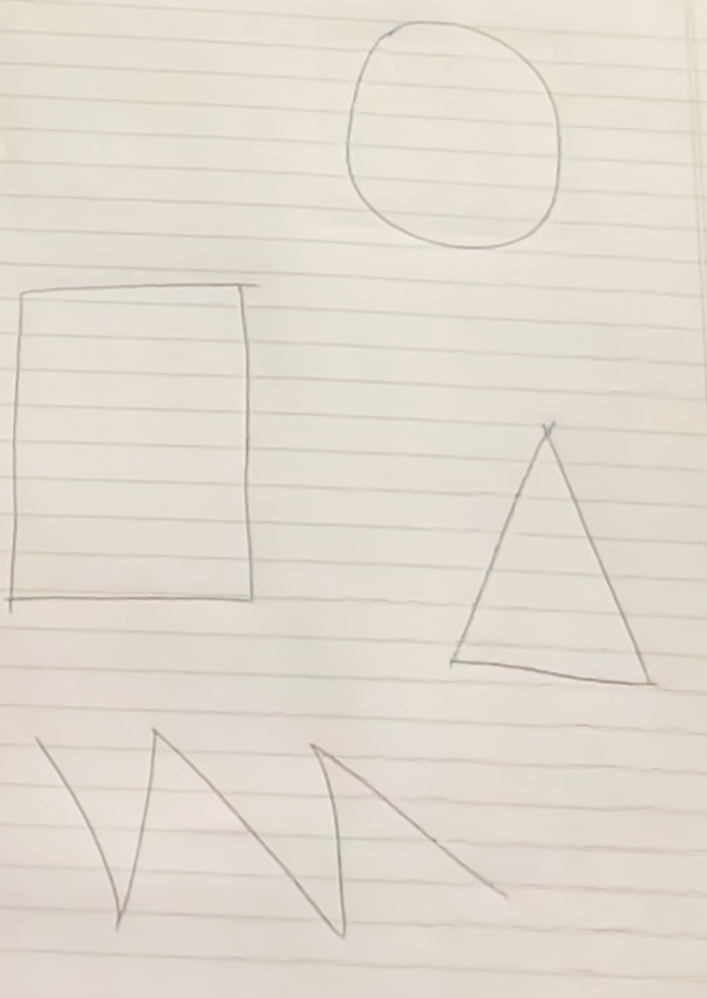
#> input picture image_processing_2/random_images/sample_shapes.png, 707 x 998 px, shrunk from 1007 x 1421 before the run
$ python custom_detect.py   (older library calls are emulated)
#> lines starting #> are read from the running program, lines starting #| are printed output that depends on the picture; after the words box and inside, x2 and y2 are one past the last pixel; in counts of white or black regions, pixels touching at a corner belong together
import cv2
import numpy as np

image = cv2.imread('random_images/sample_shapes.png')
#> image is the input picture: shape (998, 707, 3); mean B, G, R 207.7, 218.2, 225.5
gray_image = cv2.cvtColor(image, cv2.COLOR_BGR2GRAY)

# make binary version of image
ret, bw = cv2.threshold(gray_image, 128, 255, cv2.THRESH_BINARY_INV + cv2.THRESH_OTSU)
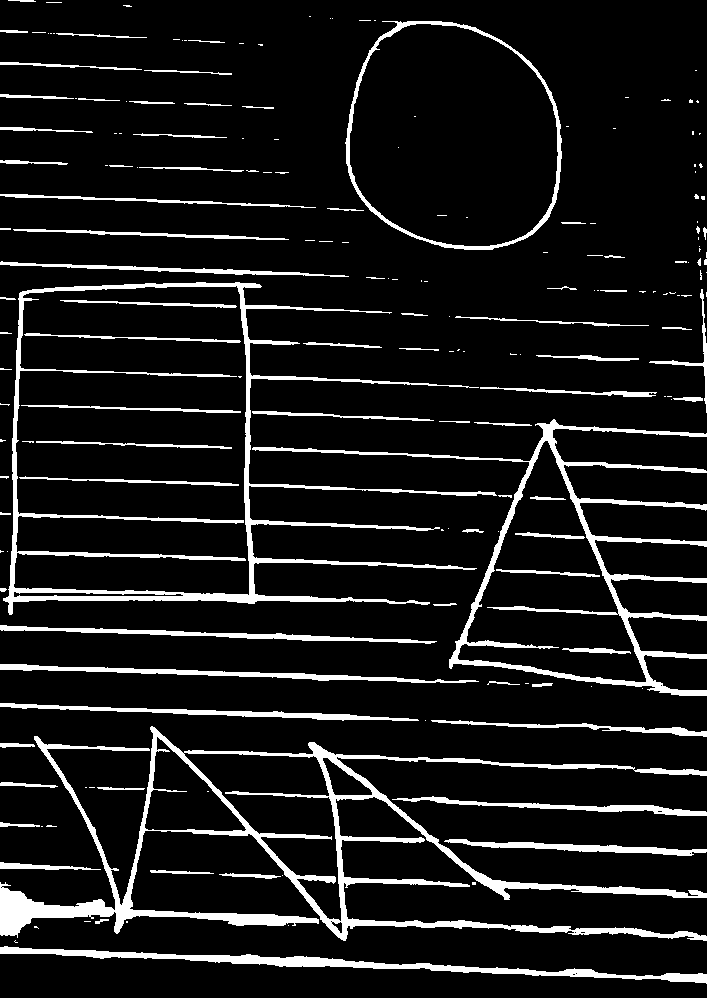
#> bw: shape (998, 707); 9.9% white; 188 white regions (109 under 20 px), largest, box (x1, y1, x2, y2) and area: (0, 726, 707, 941) 18020, (3, 282, 497, 615) 12071, (252, 419, 707, 696) 9127
#> ret = 212

# finding components
connectivity = 4
nb_components, output, stats, centroids = cv2.connectedComponentsWithStats(bw, connectivity, cv2.CV_32S)
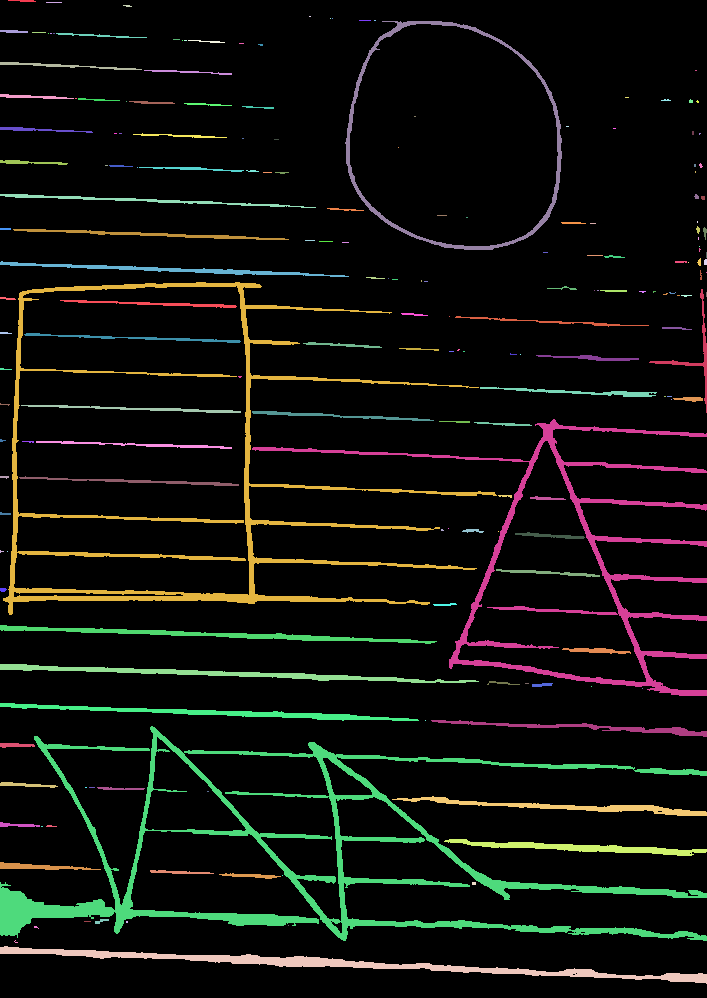
#> output: shape (998, 707) int32; 189 distinct labels, from 0 to 188; one colour per label, 0 black
#> nb_components = 189; stats = 189 rows, first 6: [0, 0, 707, 998, 636027], [8, 0, 28, 2, 42], [46, 2, 16, 1, 16], [123, 5, 9, 2, 13], [309, 16, 2, 1, 2], [330, 18, 1, 1, 1]; centroids = 189 pairs, first value 1 to 706, second value 0.381 to 963.6
sizes = stats[1:, -1]; nb_components -= 1
#> after `sizes = stats[1:, -1]`: sizes = 188 values, max 18020 at index 164, min 1 at index 4, mean 370
#> after `nb_components -= 1`: nb_components = 188
min_size = 250 # threshold value for objects in view
new_image = np.zeros((image.shape), np.uint8)

for i in range(0, nb_components + 1):
    #identify objects using if sizes >= min_size

    color = (255, 255, 255)
    #color = np.random.randint(255, size = 3)


    # drawing a rectangle to bound the objects
    # cv2.rectangle(
    #     new_image,
    #     (stats[i][0], stats[i][1]),
    #     (stats[i][0] + stats[i][2], stats[i][1] + stats[i][3]),
    #     (255, 0, 0), 1
    # )
    cv2.rectangle(new_image, (100,100), (200, 150), (100, 0, 0), 1)

    new_image[output == i + 1] = color

cv2.imshow('Custom Detect', new_image)
cv2.waitKey(0)
cv2.destroyAllWindows()
